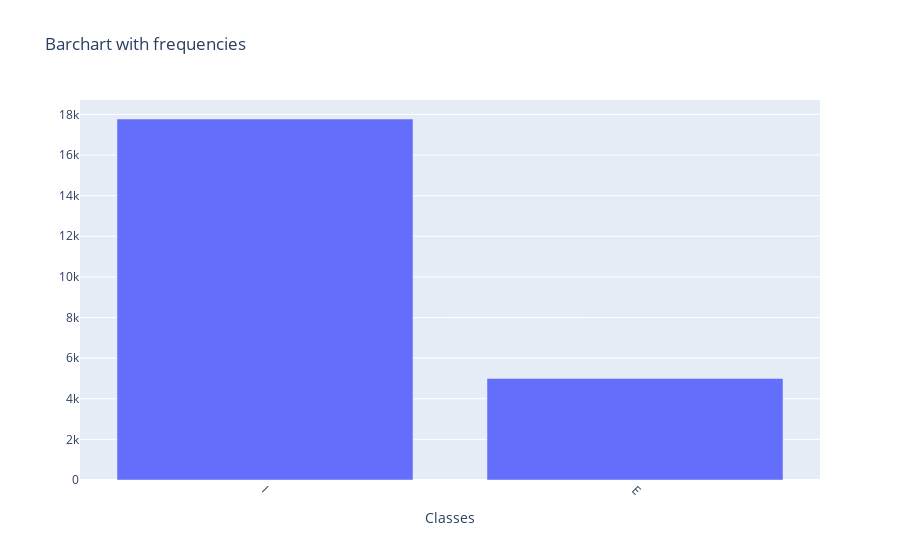

The code cell stored with this chart in its notebook:
### Code cell
# plot data
freqs = data['class'].value_counts().tolist()
data_classes = data['class'].value_counts().index.tolist()

plot_data(data_classes, freqs)

### Figure 1 — Plotly figure (JSON) as saved in the notebook; plotly's stock layout.template omitted (floating-point values rounded to 4 significant figures)
{"data": [{"type": "bar", "x": ["I", "E"], "y": [17774, 5000]}], "layout": {"title": {"text": "Barchart with frequencies"}, "xaxis": {"tickangle": 45, "title": {"text": "Classes"}, "type": "category"}}}
